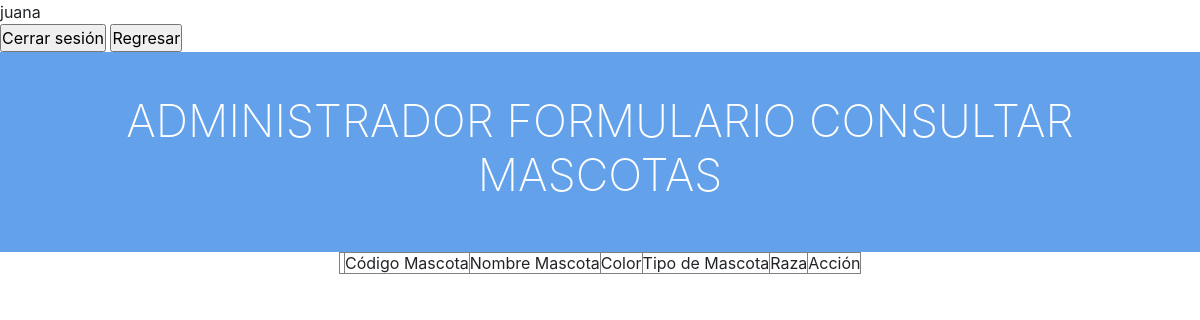
Page /mascota_feliz/mascota/model/admin/list_mascota.php (signed in) on the earlier database version.
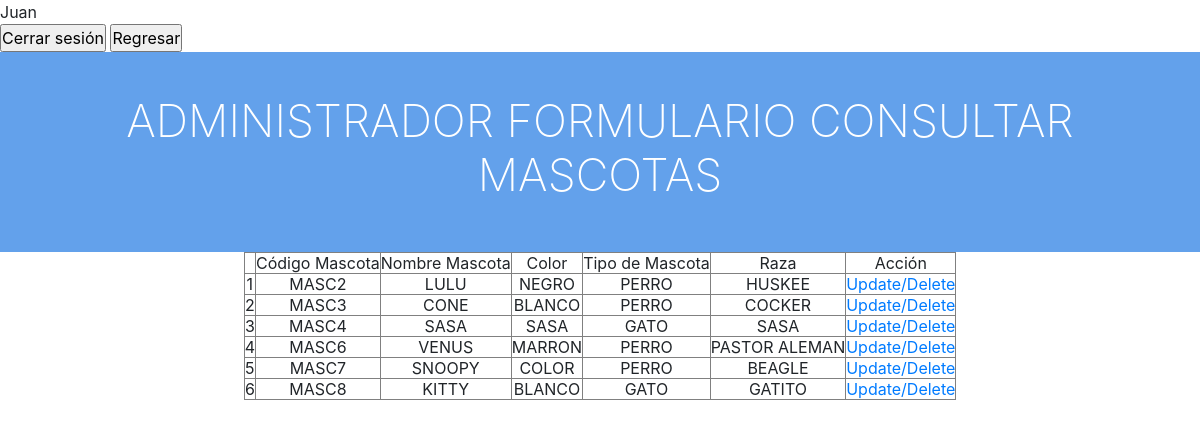
Same page on the later database version.
### tables this page shows
CREATE TABLE `usuarios` (
  `id_usuario` varchar(15) NOT NULL,
  `nombres` varchar(30) NOT NULL,
  `apellidos` varchar(30) NOT NULL,
  `direccion` varchar(30) NOT NULL,
  `telefono` varchar(15) NOT NULL,
  `correo` varchar(15) DEFAULT NULL,
  `tarj_prof` varchar(15) DEFAULT NULL,
  `tipo_usuario` int(11) NOT NULL,
  `id_est` int(11) NOT NULL,
  `password` varchar(5) NOT NULL
);

CREATE TABLE `tipo_usuarios` (
  `tipo_usuario` int(11) NOT NULL,
  `rol` varchar(30) NOT NULL
);

CREATE TABLE `mascotas_clientes` (
  `cod_masc` varchar(10) NOT NULL,
  `nom_masc` varchar(30) NOT NULL,
  `id_usuario` varchar(15) NOT NULL,
  `color` varchar(30) NOT NULL,
  `id_masc` int(11) NOT NULL,
  `raza` varchar(50) DEFAULT NULL
);

CREATE TABLE `tipo_mascotas` (
  `id_masc` int(11) NOT NULL,
  `tip_masc` varchar(30) NOT NULL
);

### mascota_feliz/mascota/model/admin/list_mascota.php (the view, shortened to what this page needs)
<?php
require_once("../../db/connection.php");
$sql = "SELECT * FROM usuarios, tipo_usuarios WHERE id_usuario = '".$_SESSION['id_usuario']."' AND usuarios.tipo_usuario = tipo_usuarios.tipo_usuario";
$usuarios = mysqli_query($mysqli, $sql);
$usua = mysqli_fetch_assoc($usuarios);
?>
<form method="POST">
    <tr>
        <td colspan='2' align="center"><?php echo $usua['nombres']?></td>
    </tr>
<tr><br>
    <td colspan='2' align="center">
        <input type="submit" value="Cerrar sesión" name="btncerrar" /></td>
        <input type="submit" formaction="../admin/index.php" value="Regresar" />
    </tr>
</form>
<!DOCTYPE html>
<html lang="en">
<head>
    <link rel="stylesheet" href="estilos.css">
    <link rel="stylesheet" href="https://cdn.jsdelivr.net/npm/bootstrap@4.3.1/dist/css/bootstrap.min.css">
</head>
    <body>
        <section class="title">
            <h1><?php echo $usua['rol']?> FORMULARIO CONSULTAR MASCOTAS</h1>
        </section>
        <table border="1"class="center" >
            <form name="frm_cons" method="POST" autocomplete="off">
                <tr>
                    <td>
                    </td>
                    <td>
                       Código Mascota
                    </td>
                    <td>
                        Nombre Mascota
                    </td>
                    <td>
                        Color
                    </td>
                    <td>
                        Tipo de Mascota
                    </td>
                    <td>
                        Raza
                    </td>
                    <td>
                        Acción
                    </td>
                    <?php
                        $sql= "SELECT * FROM mascotas_clientes,tipo_mascotas,usuarios where mascotas_clientes.id_usuario=usuarios.id_usuario and mascotas_clientes.id_masc=tipo_mascotas.id_masc";
                        $i=0;
                        $query = mysqli_query($mysqli,$sql);
                        while($result=mysqli_fetch_assoc($query)){
                            $i++;
                    ?>
                <tr>
                    <td><?php echo $i ?></td>
                    <td style="text-transform: uppercase;"><?php echo $result['cod_masc']?></td>
                    <td style="text-transform: uppercase;"><?php echo $result['nom_masc']?></td>
                    <td style="text-transform: uppercase;"><?php echo $result['color']?></td>
                    <td style="text-transform: uppercase;"><?php echo $result['tip_masc']?></td>
                    <td style="text-transform: uppercase;"><?php echo $result['raza']?></td>
                    <td><a href="?id=<?php echo $result['cod_masc'] ?>" onclick="window.open('update_masc.php?id=<?php echo $result['cod_masc'] ?>','','width= 600,height=500, toolbar=NO');void(null);">Update/Delete</a></td>
                </tr>
                    <?php
                    }
                    ?>
                </tr>
            </form>
        </table>
    </body>
</html>

Differences in the rows shown:
changed usuarios "ADMINISTRADOR": nombres "juana" → "Juan"
added mascotas_clientes: cod_masc "MASC2", nom_masc "LULU", color "NEGRO", id_masc.tip_masc "PERRO", raza "HUSKEE"
added mascotas_clientes: cod_masc "MASC3", nom_masc "CONE", color "BLANCO", id_masc.tip_masc "PERRO", raza "COCKER"
added mascotas_clientes: cod_masc "MASC4", nom_masc "SASA", color "SASA", id_masc.tip_masc "GATO", raza "SASA"
added mascotas_clientes: cod_masc "MASC6", nom_masc "VENUS", color "MARRON", id_masc.tip_masc "PERRO", raza "PASTOR ALEMAN"
added mascotas_clientes: cod_masc "MASC7", nom_masc "SNOOPY", color "COLOR", id_masc.tip_masc "PERRO", raza "BEAGLE"
added mascotas_clientes: cod_masc "MASC8", nom_masc "KITTY", color "BLANCO", id_masc.tip_masc "GATO", raza "GATITO"
